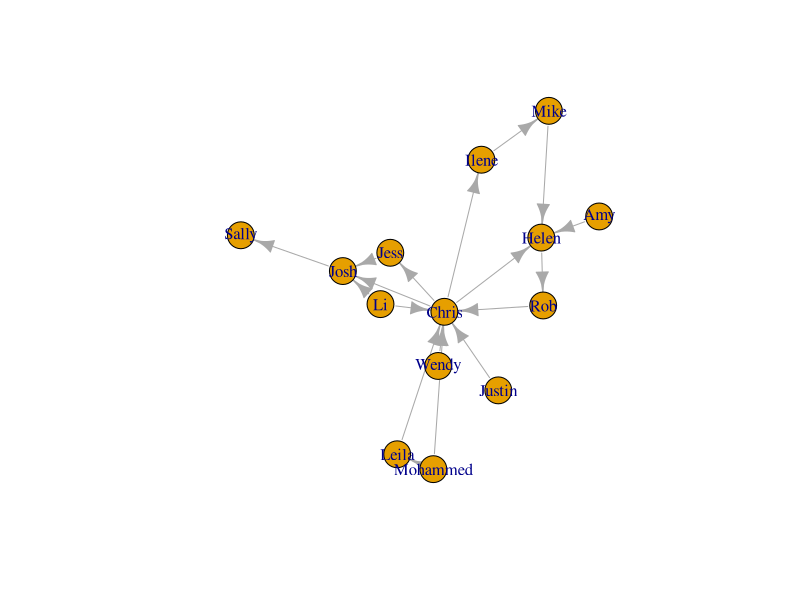
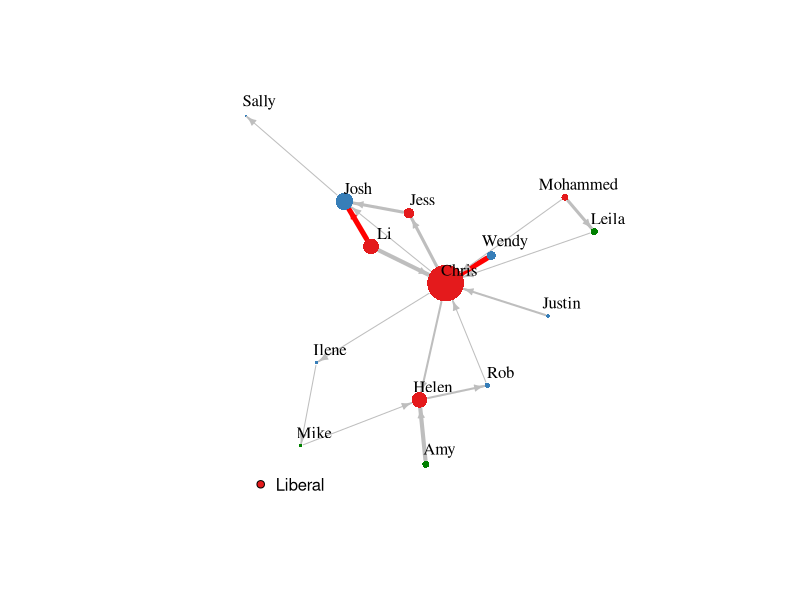
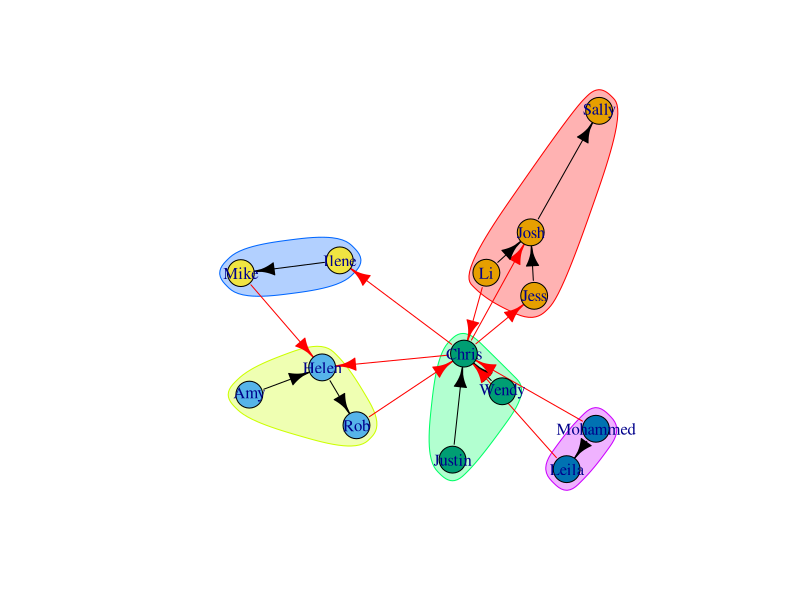
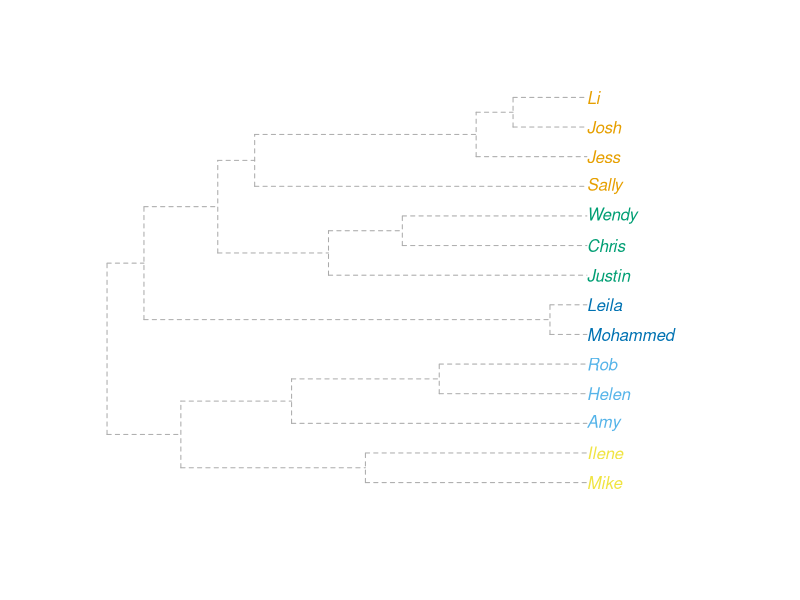

Write R code to recreate these figures, in order.
#### A quick introduction to social network analysis in R
#### 10 September, 2021

# call libraries
library(tidyverse)
library(igraph)

# Import datasets
nodes <- read_csv("nodes_data.csv")
ties <- read_csv("edges_data.csv")

View(nodes)
View(ties)

# Create network object
pol_net <- graph_from_data_frame(d = ties, vertices = nodes, directed = TRUE)

pol_net
pol_net[]
V(pol_net)
E(pol_net)

# Centrality measures 
degree(pol_net, mode = "in")

# Basic plot
plot(pol_net)

# Nicer plot with custom options
plot(pol_net,
     layout = layout_with_fr,
     vertex.size = strength(pol_net),
     vertex.color = ifelse(V(pol_net)$party == "Liberal", "#E41A1C",
                           ifelse(V(pol_net)$party == "Labor", "#377EB8",
                           "#008000")),
     vertex.frame.color = NA,
     vertex.label.color = "black",
     vertex.label.cex = 1,
     vertex.label.dist = 1.5,
     edge.color = ifelse(E(pol_net)$weight >= 5, "red1", "grey"),
     edge.width = E(pol_net)$weight,
     edge.arrow.size = 0.5)

legend(x = -1, y = -1, legend = c("Liberal", "Labor", "Greens"), 
       pch = 21, pt.bg = c("#E41A1C", "#377EB8", "#008000"), pt.cex = 1, bty = "n")

# Community detection using walktrap algorithm and clustering 
friendship_community <- cluster_walktrap(pol_net)
plot(friendship_community, pol_net)
plot_dendrogram(friendship_community)


